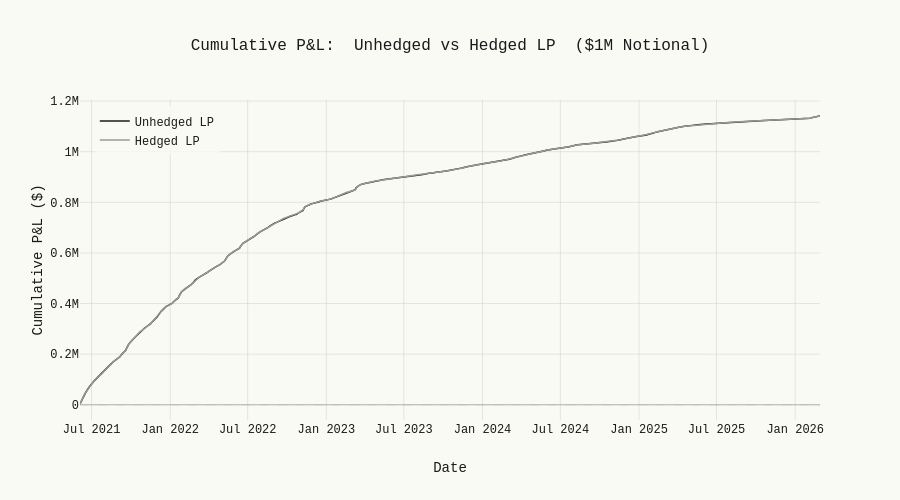

The cell this chart's notebook holds for it:
### Markdown cell above
## Hedge Mechanics

**LP Position:** Passive full-range on V3 USDC/WETH with $1M notional. Daily fee income = `feesUSD / tvlUSD × $1M`.

**Congestion State:** $s_t$ is the smoothed AR(1) latent component from the state-space model. It is **mean-reverting** ($\gamma = 0.78$) and **stationary** — no cumulative drift. It captures liquidity repositioning orthogonal to price movements and transaction activity.

**CongestionToken Payoff:** The sigmoid accumulated payoff $\varphi(s_t) = \lambda \cdot \ln(1 + e^{s_t/\lambda})$ where $\lambda = Q_{75}(|s_t|)$ — calibrated so the sigmoid activates at tail events.

**Fixed Hedge Position:** The LP holds $K = |\delta_2| \cdot \text{Notional} \,/\, 0.5 = 4{,}000$ congestionTokens. This is calibrated so the hedge perfectly offsets the $\delta_2$ effect at average congestion. The sigmoid provides **built-in tail risk protection**:

| Congestion level | Sigmoid $\sigma(s/\lambda)$ | Hedge P&L per $\Delta s$ | Effect |
|---|---|---|---|
| Low ($s \ll 0$) | $\approx 0$ | $\approx 0$ | Hedge dormant — no cost |
| Average ($s \approx 0$) | $0.5$ | $K \times 0.5 = 2{,}000$ | Perfect hedge |
| High ($s \gg 0$) | $\approx 1$ | $K \times 1.0 = 4{,}000$ | **2× overhedge** — tail protection |

**Hedged P&L:** $\Delta\text{PnL}_{\text{hedged}} = \Delta\text{PnL}_{\text{fees}} + K \cdot \Delta\varphi_t$

### Code cell
# ── Cumulative P&L: Unhedged vs Hedged ─────────────────────────
cum_unhedged = pnl_aligned.cumsum()
cum_hedged = pnl_hedged.cumsum()

fig = go.Figure()

fig.add_trace(go.Scatter(
    x=cum_unhedged.index, y=cum_unhedged.values,
    mode="lines", line=dict(color="#1a1a1a", width=1.5),
    name="Unhedged LP"
))

fig.add_trace(go.Scatter(
    x=cum_hedged.index, y=cum_hedged.values,
    mode="lines", line=dict(color="#999999", width=1.5),
    name="Hedged LP"
))

fig.add_hline(y=0, line_dash="dash", line_color="#bbbbbb", line_width=0.5)

fig.update_layout(
    title="Cumulative P&L:  Unhedged vs Hedged LP  ($1M Notional)",
    xaxis_title="Date",
    yaxis_title="Cumulative P&L ($)",
    height=500,
    legend=dict(x=0.02, y=0.98, bgcolor="rgba(250,250,245,0.8)")
)

fig.show()

### Figure 1 — Plotly figure (JSON) as saved in the notebook; plotly's stock layout.template omitted (floating-point values rounded to 4 significant figures; data arrays with more than 128 entries replaced by an {"elided": "..."} marker saying what was removed)
{"data": [{"line": {"color": "#1a1a1a", "width": 1.5}, "mode": "lines", "name": "Unhedged LP", "type": "scatter", "x": {"elided": "1731 str values"}, "y": {"elided": "1731 float values"}}, {"line": {"color": "#999999", "width": 1.5}, "mode": "lines", "name": "Hedged LP", "type": "scatter", "x": {"elided": "1731 str values"}, "y": {"elided": "1731 float values"}}], "layout": {"height": 500, "legend": {"bgcolor": "rgba(250,250,245,0.8)", "x": 0.02, "y": 0.98}, "shapes": [{"line": {"color": "#bbbbbb", "dash": "dash", "width": 0.5}, "type": "line", "x0": 0, "x1": 1, "xref": "x domain", "y0": 0, "y1": 0, "yref": "y"}], "title": {"text": "Cumulative P&L:  Unhedged vs Hedged LP  ($1M Notional)"}, "xaxis": {"title": {"text": "Date"}}, "yaxis": {"title": {"text": "Cumulative P&L ($)"}}}}
